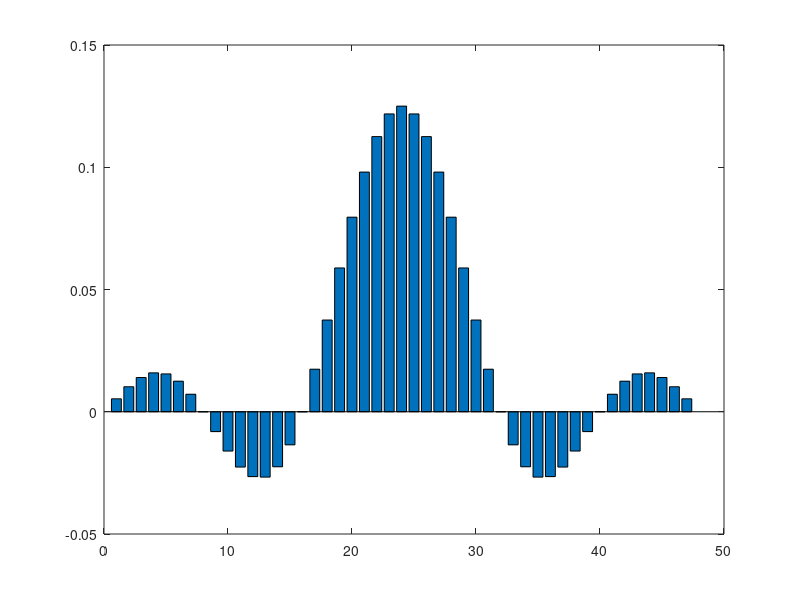

This chart was generated by the following MATLAB code: (Note: this script raises an error after producing the figure.)
clc;
clear;
close all;
k = -23:23;
T = 1;
T1 = T/16;
ak  = sin(k*2*pi*T1/T)./(k*pi)
a0 = 2*T1/T;
ak(24) = a0;
bar(ak)
bar(ak)
dlmwrite('example02_fs_coeff.txt', ak, 'precision', '%1.6f')
%dlmwrite('example02_fs_coeff.txt', k, '-append', 'precision', '%d')


fn = '../Lectures/b_signals/figures/dt_exp_alpha_neg_less_than_one.dat';
fileID = fopen(fn,'w');
fprintf(fileID,'%s\t%s\n','n','xn');
fclose(fileID);
dlmwrite(fn, [n', xn'],'delimiter', '\t', 'precision', 6 , '-append');